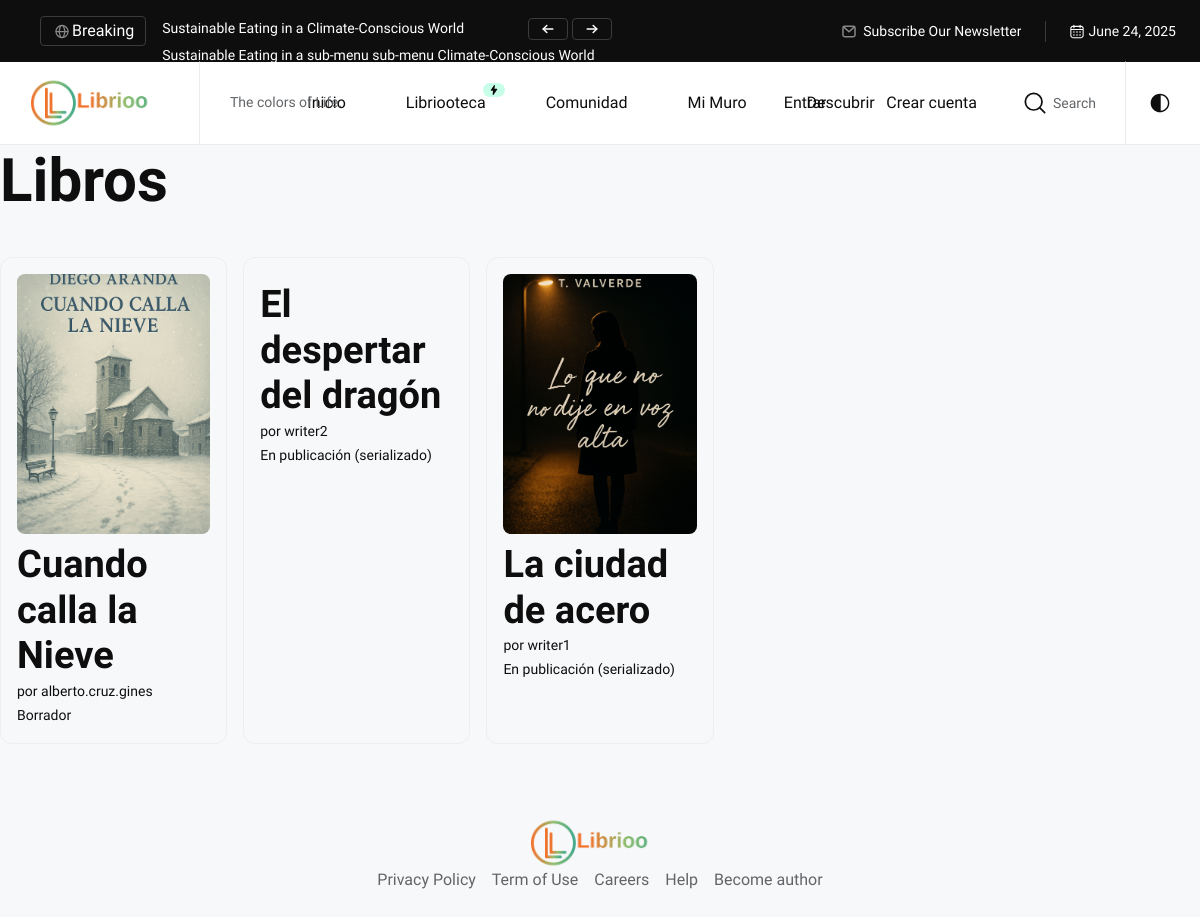
/library/books/, run on the app's committed database.
### apps/library/models.py (models this page shows, shortened)
class Book(models.Model):
    author = models.ForeignKey(User, on_delete=models.CASCADE, related_name='books')
    title = models.CharField(max_length=200)
    cover = models.ImageField(upload_to='covers/', blank=True, null=True)
    synopsis = models.TextField()
    prologue = models.TextField(blank=True)
    author_notes = models.TextField(blank=True)
    category = models.ForeignKey(Category, on_delete=models.SET_NULL, null=True, blank=True, related_name='books')
    subcategory = models.ForeignKey(Category, on_delete=models.SET_NULL, null=True, blank=True, related_name='sub_books')
    tags = TaggableManager(blank=True)
    status = models.CharField(max_length=10, choices=BOOK_STATUS, default='draft')
    is_paid = models.BooleanField(default=False)
    price_cents = models.PositiveIntegerField(default=0)
    downloadable_pdf = models.FileField(upload_to='books/pdf/', blank=True, null=True)
    downloadable_epub = models.FileField(upload_to='books/epub/', blank=True, null=True)
    created_at = models.DateTimeField(auto_now_add=True)
    updated_at = models.DateTimeField(auto_now=True)

### apps/accounts/models.py (models this page shows)
class User(AbstractUser):
    is_writer = models.BooleanField(default=True)
    avatar = models.ImageField(upload_to='avatars/', blank=True, null=True)
    bio = models.TextField(blank=True)
    favorite_genres = models.JSONField(default=list, blank=True)  # simple list of strings

### apps/library/views.py (the view)
# urls.py: path('books/', views.BookListView.as_view(), name='book_list'),
class BookListView(ListView):
    model = Book
    template_name = 'library/book_list.html'
    paginate_by = 12
    def get_queryset(self):
        qs = Book.objects.all().select_related('author','category','subcategory')
        state = self.request.GET.get('state')
        cat = self.request.GET.get('cat')
        if state in ('serial','closed','draft'):
            qs = qs.filter(status=state)
        if cat:
            qs = qs.filter(category__slug=cat)
        return qs.order_by('-created_at')

### apps/library/templates/library/book_list.html (shortened to what this page needs)
{% extends 'base.html' %}
{% block content %}
<h1>Libros</h1>
<div style="display:grid;grid-template-columns:repeat(auto-fill,minmax(220px,1fr));gap:1rem;">
  {% for b in object_list %}
  <article style="border:1px solid #eee;border-radius:12px;padding:1rem;">
    <a href="{% url 'library:book_detail' b.id %}" style="text-decoration:none;">
      {% if b.cover %}<img src="{{ b.cover.url }}" alt="{{ b.title }}" style="width:100%;height:260px;object-fit:cover;border-radius:8px;">{% endif %}
      <h3 style="margin:.5rem 0 0;">{{ b.title }}</h3>
      <small>por {{ b.author.username }}</small>
      <div><small>{{ b.get_status_display }}</small></div>
    </a>
  </article>
  {% empty %}
    <p>No hay libros aún.</p>
  {% endfor %}
</div>
{% endblock %}

### apps/library/templates/base.html (shortened to what this page needs)
{% load static %}
<!doctype html>
<html lang="es" data-bs-theme="light">
  <head>
  <link rel="stylesheet" href="{% static 'magzin/assets/css/vendors/bootstrap-grid.min.css' %}">
  <link rel="stylesheet" href="{% static 'magzin/assets/css/main.css' %}">
  <link rel="stylesheet" href="{% static 'assets/css/main.css' %}">
  </head>
  <body>
        <header>
        <div class="topbar d-none d-lg-block">
            <div class="overflow-hidden">
                <div class="d-flex justify-content-between align-items-center">
                    <div class="left">
                        <ul class="list-unstyled d-inline-flex gap-3">
                            <li>
                                <a href="#" class="btn btn-sm fs-7 border-700">
                                    <span class="text-white dark-mode-invert">Breaking</span>
                                </a>
                            </li>
                            <li class="mw-350px">
                                <div class="swiper swiper-topbar">
                                    <div class="swiper-wrapper">
                                        <div class="swiper-slide">
                                            <a href="#" class="text-white fs-7 text-nowrap dark-mode-invert">Sustainable Eating in a Climate-Conscious World</a>
                                        </div>
                                        <div class="swiper-slide">
                                            <a href="#" class="text-white fs-7 text-nowrap dark-mode-invert">Sustainable Eating in a sub-menu sub-menu Climate-Conscious World</a>
                                        </div>
                                    </div>
                                </div>
                            </li>
                            <li class="switch-btn">
                                <button type="button" class="btn btn-sm fs-7 switch-btn-prev border-700">
                                </button>
                                <button type="button" class="btn btn-sm fs-7 switch-btn-next border-700">
                                </button>
                            </li>
                        </ul>
                    </div>
                    <div class="right">
                        <ul class="list-unstyled d-flex ps-0">
                            <li>
                                <span class="d-flex align-items-center gap-1">
                                    <a href="#" class="link-effect-1 text-white fs-7 text-nowrap dark-mode-invert"><span class="">Subscribe Our Newsletter</span></a>
                                </span>
                            </li>
                            <li class="ps-4"></li>
                            <li class="pe-4"></li>
                            <li>
                                <div class="d-flex align-items-center gap-1">
                                    <span class="text-white fs-7 text-nowrap dark-mode-invert">June 24, 2025</span>
                                </div>
                            </li>
                            <li class="pe-4"></li>
                        </ul>
                    </div>
                </div>
            </div>
        </div>
        <nav class="navbar navbar-expand-lg style-1">
            <div class="d-flex align-items-center">
                <a class="navbar-brand fw-bold fs-3" href="/">
                    <img class="dark-mode-invert" src="{% static 'magzin/assets/imgs/template/logo/Librioo_logo.png' %}"  width="140" alt="Logo">
                </a>
                <span class="text-muted fs-7 d-none d-lg-block">The colors of Life.</span>
            </div>
            <div class="navbar-collapse d-none d-lg-block" id="navbarNav">
                <ul class="navbar-nav">
                    <li class="nav-item">
                        <a class="nav-link link-effect-1 " href="/"><span>Inicio</span></a>
                    </li>
                    <li class="nav-item position-relative">
                        <span class="badge-new">
                        </span>
                        <a class="nav-link link-effect-1 " href="/library/"><span>Libriooteca</span></a>
                    </li>
                    <li class="nav-item">
                        <a class="nav-link link-effect-1 " href="/community/feed/"><span>Comunidad</span></a>
                    </li>
                    <li class="nav-item">
                        <a class="nav-link link-effect-1 " href="/notifications/"><span>Mi Muro</span></a>
                    </li>
                      <li class="nav-item">
                        <a class="nav-link link-effect-1 " href="/library/discover/"><span>Descubrir</span></a>
                    </li>
                </ul>
            </div>
            <div class="d-flex align-items-center gap-4">
                          <div class="d-none d-lg-block" id="navbarNav">
                        <ul class="navbar-nav">
                        {% if user.is_authenticated %}
                        <li class="nav-item dropdown user-dropdown">
                          <a class="nav-link dropdown-toggle" href="#" data-bs-toggle="dropdown" aria-expanded="false">
                            {% if user.avatar %}
                              <img src="{{ user.avatar.url }}" class="avatar-xs" alt="avatar">
                            {% else %}
                              <span class="avatar-circle">{{ user.username|first|upper }}</span>
                            {% endif %}
                            <span>{{ user.username }}</span>
                          </a>
                          <ul class="dropdown-menu">
                            <li><a class="dropdown-item" href="{% url 'accounts:profile' %}">Mi perfil</a></li>
                            <li><a class="dropdown-item" href="{% url 'library:writer_dashboard' %}">Mis libros</a></li>
                            <li><a class="dropdown-item" href="{% url 'library:shelf' %}">Mi estantería</a></li>
                            {% if user.is_staff %}
                              <li><a class="dropdown-item" href="/admin/">Admin</a></li>
                            {% endif %}
                            <li><hr class="dropdown-divider"></li>
                            <li><a class="dropdown-item" href="/accounts/logout/">Salir</a></li>
                          </ul>
                        </li>
                        {% else %}
                        <li class="nav-item">
                          <a class="nav-link link-effect-1" href="/accounts/login/"><span>Entrar</span></a>
                        </li>
                        <li class="nav-item">
                          <a class="nav-link link-effect-1" href="/accounts/signup/"><span>Crear cuenta</span></a>
                        </li>
                        {% endif %}
                        </ul>
                    </div>
                <div data-bs-toggle="modal" data-bs-target="#popupSearch" class="search-btn fs-7 d-none d-md-flex link-effect-2">
                    <span class="text">
                        <span class="text1">Search</span>
                    </span>
                </div>
                <div class="group-btn-right d-flex align-items-center">
                    <div class="dark-light-switcher">
                    </div>
                </div>
            </div>
        </nav>
    </header>
    <main>
      {% block content %}{% endblock %}
    </main>
    <footer>
        <div class="section-footer sec-padding overflow-hidden">
            <div class="container">
                <div class="row">
                    <div class="col-12 text-center">
                        <img class="dark-mode-invert" src="{% static 'magzin/assets/imgs/template/logo/Librioo_logo.png' %}"  width="140" alt="Logo">
                        <div class="d-flex flex-wrap justify-content-center align-items-center gap-lg-5 gap-md-4">
                            <a href="#" class="text-600 hover-dark d-block px-2 button-effect-1">Privacy Policy</a>
                            <a href="#" class="text-600 hover-dark d-block px-2 button-effect-1">Term of Use</a>
                            <a href="#" class="text-600 hover-dark d-block px-2 button-effect-1">Careers</a>
                            <a href="#" class="text-600 hover-dark d-block px-2 button-effect-1">Help</a>
                            <a href="#" class="text-600 hover-dark d-block px-2 button-effect-1">Become author</a>
                        </div>
                    </div>
                </div>
            </div>
        </div>
    </footer>
  </body>
</html>

### apps/library/templates/base.html (style rules this page uses)
:root { --cover-w:140px; }

### data on the page
Book: cover (picture), title "Cuando calla la Nieve", author.username "alberto.cruz.gines", status "Borrador"
Book: title "El despertar del dragón", author.username "writer2", status "En publicación (serializado)"
Book: cover (picture), title "La ciudad de acero", author.username "writer1", status "En publicación (serializado)"
